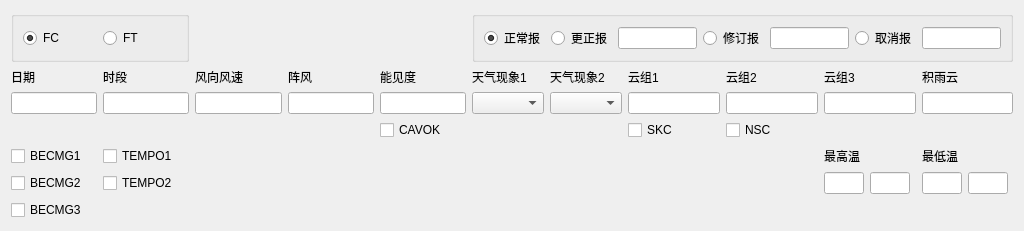
<?xml version="1.0" encoding="UTF-8"?>
<ui version="4.0">
 <class>Form</class>
 <widget class="QWidget" name="Form">
  <property name="geometry">
   <rect>
    <x>0</x>
    <y>0</y>
    <width>1024</width>
    <height>198</height>
   </rect>
  </property>
  <property name="windowTitle">
   <string>Form</string>
  </property>
  <layout class="QVBoxLayout" name="verticalLayout">
   <item>
    <layout class="QGridLayout" name="main_layout">
     <item row="2" column="8">
      <widget class="QLabel" name="cloud2_label">
       <property name="text">
        <string>云组2</string>
       </property>
       <property name="buddy">
        <cstring>cloud2</cstring>
       </property>
      </widget>
     </item>
     <item row="2" column="7">
      <widget class="QLabel" name="cloud1_label">
       <property name="text">
        <string>云组1</string>
       </property>
       <property name="buddy">
        <cstring>cloud1</cstring>
       </property>
      </widget>
     </item>
     <item row="3" column="6">
      <widget class="QComboBox" name="weather2"/>
     </item>
     <item row="6" column="0">
      <widget class="QCheckBox" name="becmg2_checkbox">
       <property name="text">
        <string>BECMG2</string>
       </property>
      </widget>
     </item>
     <item row="3" column="4">
      <widget class="QLineEdit" name="vis"/>
     </item>
     <item row="2" column="9">
      <widget class="QLabel" name="cloud3_label">
       <property name="text">
        <string>云组3</string>
       </property>
       <property name="buddy">
        <cstring>cloud3</cstring>
       </property>
      </widget>
     </item>
     <item row="5" column="1">
      <widget class="QCheckBox" name="tempo1_checkbox">
       <property name="text">
        <string>TEMPO1</string>
       </property>
      </widget>
     </item>
     <item row="4" column="7">
      <widget class="QCheckBox" name="skc">
       <property name="text">
        <string>SKC</string>
       </property>
       <attribute name="buttonGroup">
        <string notr="true">cavok_group</string>
       </attribute>
      </widget>
     </item>
     <item row="3" column="7">
      <widget class="QLineEdit" name="cloud1"/>
     </item>
     <item row="3" column="8">
      <widget class="QLineEdit" name="cloud2"/>
     </item>
     <item row="3" column="3">
      <widget class="QLineEdit" name="gust"/>
     </item>
     <item row="5" column="10">
      <widget class="QLabel" name="temp_min_label">
       <property name="text">
        <string>最低温</string>
       </property>
       <property name="buddy">
        <cstring>tmin</cstring>
       </property>
      </widget>
     </item>
     <item row="4" column="8">
      <widget class="QCheckBox" name="nsc">
       <property name="text">
        <string>NSC</string>
       </property>
       <attribute name="buttonGroup">
        <string notr="true">cavok_group</string>
       </attribute>
      </widget>
     </item>
     <item row="3" column="5">
      <widget class="QComboBox" name="weather1"/>
     </item>
     <item row="2" column="3">
      <widget class="QLabel" name="gust_label">
       <property name="text">
        <string>阵风</string>
       </property>
       <property name="buddy">
        <cstring>gust</cstring>
       </property>
      </widget>
     </item>
     <item row="2" column="4">
      <widget class="QLabel" name="vis_label">
       <property name="text">
        <string>能见度</string>
       </property>
       <property name="buddy">
        <cstring>vis</cstring>
       </property>
      </widget>
     </item>
     <item row="2" column="5">
      <widget class="QLabel" name="weather1_label">
       <property name="text">
        <string>天气现象1</string>
       </property>
       <property name="buddy">
        <cstring>weather1</cstring>
       </property>
      </widget>
     </item>
     <item row="0" column="0" colspan="2">
      <widget class="QGroupBox" name="group_type">
       <property name="title">
        <string/>
       </property>
       <layout class="QGridLayout" name="gridLayout_6">
        <item row="0" column="0">
         <widget class="QRadioButton" name="fc">
          <property name="text">
           <string>FC</string>
          </property>
          <property name="checked">
           <bool>true</bool>
          </property>
         </widget>
        </item>
        <item row="0" column="1">
         <widget class="QRadioButton" name="ft">
          <property name="text">
           <string>FT</string>
          </property>
         </widget>
        </item>
       </layout>
      </widget>
     </item>
     <item row="3" column="10">
      <widget class="QLineEdit" name="cb"/>
     </item>
     <item row="2" column="10">
      <widget class="QLabel" name="cb_label">
       <property name="text">
        <string>积雨云</string>
       </property>
       <property name="buddy">
        <cstring>cb</cstring>
       </property>
      </widget>
     </item>
     <item row="5" column="0">
      <widget class="QCheckBox" name="becmg1_checkbox">
       <property name="text">
        <string>BECMG1</string>
       </property>
      </widget>
     </item>
     <item row="5" column="9">
      <widget class="QLabel" name="temp_max_label">
       <property name="text">
        <string>最高温</string>
       </property>
       <property name="buddy">
        <cstring>tmax</cstring>
       </property>
      </widget>
     </item>
     <item row="2" column="0">
      <widget class="QLabel" name="date_label">
       <property name="text">
        <string>日期</string>
       </property>
       <property name="buddy">
        <cstring>date</cstring>
       </property>
      </widget>
     </item>
     <item row="3" column="2">
      <widget class="QLineEdit" name="wind"/>
     </item>
     <item row="2" column="2">
      <widget class="QLabel" name="wind_label">
       <property name="text">
        <string>风向风速</string>
       </property>
       <property name="buddy">
        <cstring>wind</cstring>
       </property>
      </widget>
     </item>
     <item row="3" column="9">
      <widget class="QLineEdit" name="cloud3"/>
     </item>
     <item row="3" column="1">
      <widget class="QLineEdit" name="period"/>
     </item>
     <item row="6" column="1">
      <widget class="QCheckBox" name="tempo2_checkbox">
       <property name="text">
        <string>TEMPO2</string>
       </property>
      </widget>
     </item>
     <item row="2" column="1">
      <widget class="QLabel" name="period_label">
       <property name="text">
        <string>时段</string>
       </property>
       <property name="buddy">
        <cstring>period</cstring>
       </property>
      </widget>
     </item>
     <item row="2" column="6">
      <widget class="QLabel" name="weather2_label">
       <property name="text">
        <string>天气现象2</string>
       </property>
       <property name="buddy">
        <cstring>weather2</cstring>
       </property>
      </widget>
     </item>
     <item row="4" column="4">
      <widget class="QCheckBox" name="cavok">
       <property name="text">
        <string>CAVOK</string>
       </property>
       <property name="checkable">
        <bool>true</bool>
       </property>
       <attribute name="buttonGroup">
        <string notr="true">cavok_group</string>
       </attribute>
      </widget>
     </item>
     <item row="3" column="0">
      <widget class="QLineEdit" name="date"/>
     </item>
     <item row="6" column="10">
      <layout class="QFormLayout" name="tmin_layout">
       <item row="0" column="0">
        <widget class="QLineEdit" name="tmin">
         <property name="maximumSize">
          <size>
           <width>40</width>
           <height>16777215</height>
          </size>
         </property>
        </widget>
       </item>
       <item row="0" column="1">
        <widget class="QLineEdit" name="tmin_time">
         <property name="maximumSize">
          <size>
           <width>40</width>
           <height>16777215</height>
          </size>
         </property>
        </widget>
       </item>
      </layout>
     </item>
     <item row="6" column="9">
      <layout class="QFormLayout" name="tmax_layout">
       <item row="0" column="0">
        <widget class="QLineEdit" name="tmax">
         <property name="maximumSize">
          <size>
           <width>40</width>
           <height>16777215</height>
          </size>
         </property>
        </widget>
       </item>
       <item row="0" column="1">
        <widget class="QLineEdit" name="tmax_time">
         <property name="maximumSize">
          <size>
           <width>40</width>
           <height>16777215</height>
          </size>
         </property>
        </widget>
       </item>
      </layout>
     </item>
     <item row="7" column="0">
      <widget class="QCheckBox" name="becmg3_checkbox">
       <property name="text">
        <string>BECMG3</string>
       </property>
      </widget>
     </item>
     <item row="0" column="5" colspan="6">
      <widget class="QGroupBox" name="group_cls">
       <property name="title">
        <string/>
       </property>
       <layout class="QGridLayout" name="gridLayout_5">
        <item row="0" column="0">
         <widget class="QRadioButton" name="normal">
          <property name="text">
           <string>正常报</string>
          </property>
          <property name="checked">
           <bool>true</bool>
          </property>
         </widget>
        </item>
        <item row="0" column="3">
         <widget class="QRadioButton" name="amd">
          <property name="text">
           <string>修订报</string>
          </property>
         </widget>
        </item>
        <item row="0" column="1">
         <widget class="QRadioButton" name="cor">
          <property name="text">
           <string>更正报</string>
          </property>
         </widget>
        </item>
        <item row="0" column="5">
         <widget class="QRadioButton" name="cnl">
          <property name="text">
           <string>取消报</string>
          </property>
         </widget>
        </item>
        <item row="0" column="6">
         <widget class="QLineEdit" name="aaa_cnl"/>
        </item>
        <item row="0" column="4">
         <widget class="QLineEdit" name="aaa"/>
        </item>
        <item row="0" column="2">
         <widget class="QLineEdit" name="ccc"/>
        </item>
       </layout>
      </widget>
     </item>
    </layout>
   </item>
  </layout>
 </widget>
 <tabstops>
  <tabstop>fc</tabstop>
  <tabstop>ft</tabstop>
  <tabstop>normal</tabstop>
  <tabstop>cor</tabstop>
  <tabstop>amd</tabstop>
  <tabstop>cnl</tabstop>
  <tabstop>date</tabstop>
  <tabstop>period</tabstop>
  <tabstop>wind</tabstop>
  <tabstop>gust</tabstop>
  <tabstop>vis</tabstop>
  <tabstop>weather1</tabstop>
  <tabstop>weather2</tabstop>
  <tabstop>cloud1</tabstop>
  <tabstop>cloud2</tabstop>
  <tabstop>cloud3</tabstop>
  <tabstop>cb</tabstop>
  <tabstop>cavok</tabstop>
  <tabstop>skc</tabstop>
  <tabstop>nsc</tabstop>
  <tabstop>tmax</tabstop>
  <tabstop>tmax_time</tabstop>
  <tabstop>tmin</tabstop>
  <tabstop>tmin_time</tabstop>
  <tabstop>becmg1_checkbox</tabstop>
  <tabstop>becmg2_checkbox</tabstop>
  <tabstop>tempo1_checkbox</tabstop>
  <tabstop>tempo2_checkbox</tabstop>
 </tabstops>
 <resources/>
 <connections/>
 <buttongroups>
  <buttongroup name="cavok_group">
   <property name="exclusive">
    <bool>false</bool>
   </property>
  </buttongroup>
 </buttongroups>
</ui>
